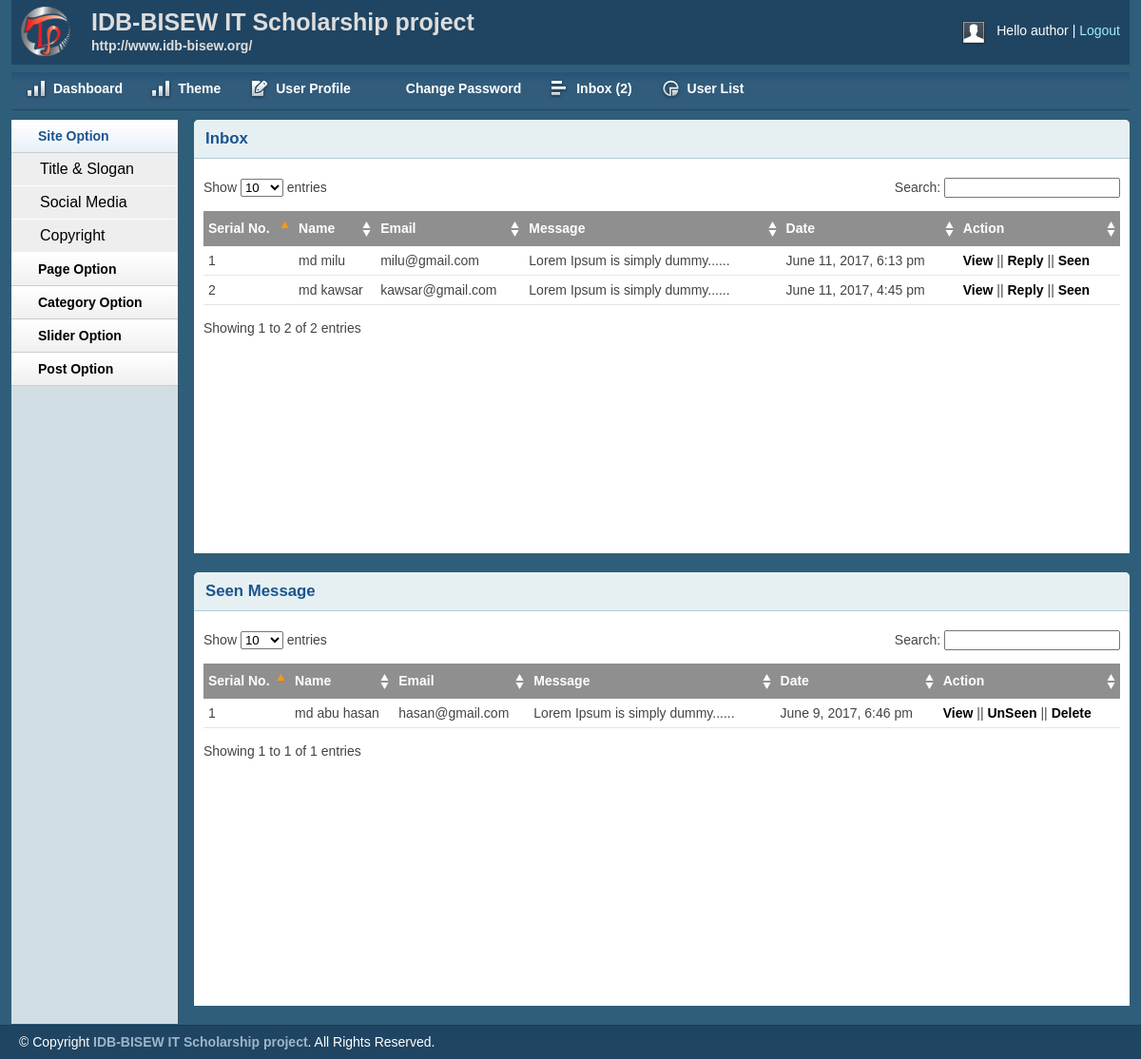
/admin/inbox.php (signed in), run on the app's committed database.
### tables this page shows
CREATE TABLE `tbl_contact` (
  `id` int(11) NOT NULL,
  `firstname` varchar(255) NOT NULL,
  `lastname` varchar(255) NOT NULL,
  `email` varchar(255) NOT NULL,
  `body` text NOT NULL,
  `status` int(11) NOT NULL DEFAULT '0',
  `date` timestamp NOT NULL DEFAULT CURRENT_TIMESTAMP
);

### lib/Database.php (called while the page is built, shortened)
<?php
Class Database{
	public $host   = DB_HOST;
	public $user   = DB_USER;
	public $pass   = DB_PASS;
	public $dbname = DB_NAME;
	public $link;
	private function connectDB(){
	$this->link = new mysqli($this->host, $this->user, $this->pass, $this->dbname);
 }
	public function select($query){
		$result = $this->link->query($query) or die($this->link->error.__LINE__);
		if($result->num_rows > 0){
			return $result;
		} else {
			return false;
		}
	}
}

### helpers/format.php (called while the page is built, shortened)
<?php
class Format{
	public function formateDate($date){
		return date('F j, Y, g:i a', strtotime($date));
	}
	public function textShorten($text, $limit = 400 ){
			$text = $text. " ";
			$text = substr($text, 0, $limit);
			$text = substr($text, 0, strrpos($text, ' '));
			$text = $text."......";
			return $text;
	}
}
?>

### admin/inbox.php (the view, shortened to what this page needs)
<?php include 'inc/header.php';?>
<?php include 'inc/sidebar.php';?>
<div class="grid_10">
    <div class="box round first grid">
        <h2>Inbox</h2>
        <div class="block">
            <table class="data display datatable" id="example">
			<thead>
				<tr>
					<th>Serial No.</th>
					<th>Name</th>
					<th>Email</th>
					<th>Message</th>
					<th>Date</th>
					<th>Action</th>
				</tr>
			</thead>
			<tbody>
	<?php
	$query = "select * from  tbl_contact where status='0' order by id desc";
	$msg = $db->select($query);
	if($msg){
		$i=0;
		while($result = $msg->fetch_assoc()){
			$i++
	?>
				<tr class="odd gradeX">
					<td><?php echo $i;?></td>
					<td><?php echo $result['firstname'].' '.$result['lastname']?></td>
					<td><?php echo $result['email']?></td>
					<td><?php echo $fm->textShorten($result['body'], 30)?></td>
					<td><?php echo $fm->formateDate($result['date'])?></td>
					<td>
					<a href="viewmsg.php?msgid=<?php echo $result['id']?>">View</a> ||
					<a href="replaymsg.php?msgid=<?php echo $result['id']?>">Reply</a> ||
					<a onclick="return confirm('Are you sure to Move the Msg !')" href="?seenid=<?php echo $result['id']?>">Seen</a>
					</td>
				</tr>
				<?php } } ?>
			</tbody>
		</table>
       </div>
    </div>
	 <div class="box round first grid">
        <h2>Seen Message</h2>
        <div class="block">
            <table class="data display datatable" id="example">
			<thead>
				<tr>
					<th>Serial No.</th>
					<th>Name</th>
					<th>Email</th>
					<th>Message</th>
					<th>Date</th>
					<th>Action</th>
				</tr>
			</thead>
			<tbody>
	<?php
	$query = "select * from  tbl_contact where status='1' order by id desc";
	$msg = $db->select($query);
	if($msg){
		$i=0;
		while($result = $msg->fetch_assoc()){
			$i++
	?>
				<tr class="odd gradeX">
					<td><?php echo $i;?></td>
					<td><?php echo $result['firstname'].' '.$result['lastname']?></td>
					<td><?php echo $result['email']?></td>
					<td><?php echo $fm->textShorten($result['body'], 30)?></td>
					<td><?php echo $fm->formateDate($result['date'])?></td>
					<td>
					<a href="viewmsg.php?msgid=<?php echo $result['id']?>">View</a> ||
					<a onclick="return confirm('Are you sure to Move the Msg !')" href="?unseenid=<?php echo $result['id']?>">UnSeen</a> ||
					<a onclick="return confirm('Are you sure to Delete !')" href="?delid=<?php echo $result['id']?>">Delete</a>
					</td>
				</tr>
				<?php } } ?>
			</tbody>
		</table>
       </div>
    </div>
</div>
<?php include 'inc/footer.php';?>

### admin/css/layout.css (style rules this page uses)
body { background: #fff none repeat scroll 0 0; color: #444; font-size: 14px; padding: 0; }
a { color: #000; font-weight:bold; text-decoration: none; }
h1, h2, h3, h4, h5, h6 { line-height:1.2em; margin-bottom:.3em; }
h2 { margin-top:1em; }
.box { background:#fff; margin-bottom:20px; padding:10px 10px 10px 10px; margin-left:-8px; }
.box.grid { padding-bottom:40px; }
.box.round { -moz-border-radius: 5px 5px 0px 0px; -webkit-border-radius: 5px 5px 0px 0px; border-radius: 5px 5px 0px 0px; }
.box h2 { font-size:1.2em; font-weight:bold; color:#1B548D; background:#E6F0F3; margin:-10px -10px 0 -10px; padding:10px 12px; border-bottom:1px solid #B3CBD6; -moz-border-radius: 5px 5px 0px 0px; -webkit-border-radius: 5px 5px 0px 0px; border-radius: 5px 5px 0px 0px; }
.box.first { min-height: 406px; }
.block { padding-top:20px; }
.block { padding-bottom:1px; }
table.display { margin: 0 auto; clear: both; width: 100%; }
.sorting_asc { background: #8f8f8f url(../img/table/sort_asc.png) no-repeat center right; padding:8px 5px; text-align:left; color:#fff; }
.sorting { background:#8f8f8f url(../img/table/sort_both.png) no-repeat center right; padding:8px 5px; text-align:left; color:#fff; }
tr.odd { height: 30px; line-height: 30px; border-bottom:1px solid #e6e6e6; }
tr.even { height: 30px; line-height: 30px; border-bottom:1px solid #e6e6e6; }
tr.odd td, tr.even td { padding-left:5px; }

### data on the page
tbl_contact: firstname "md", lastname "milu", email "milu@gmail.com", body "Lorem Ipsum is simply dummy......", date "June 11, 2017, 6:13 pm"
tbl_contact: firstname "md", lastname "kawsar", email "kawsar@gmail.com", body "Lorem Ipsum is simply dummy......", date "June 11, 2017, 4:45 pm"
tbl_contact: firstname "md abu", lastname "hasan", email "hasan@gmail.com", body "Lorem Ipsum is simply dummy......", date "June 9, 2017, 6:46 pm"

### other printed values
Session::get('username') "author"
$count "2"
